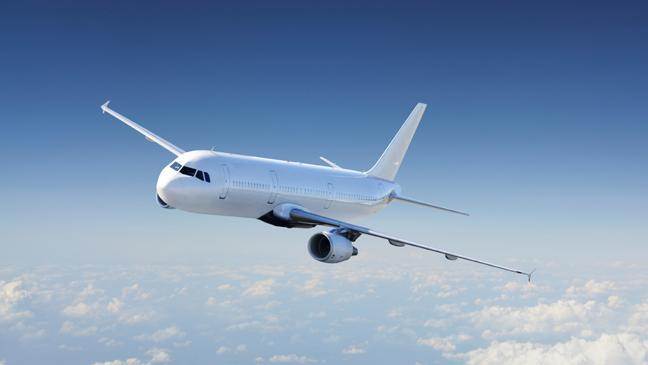
#> input picture Step1-SSD/testimages/635929352622573191-1360068289_plane-in-blue-sky-136397593033103901-150416160347.jpg, 648 x 365 px
$ python bounding_box.py testimages/635929352622573191-1360068289_plane-in-blue-sky-136397593033103901-150416160347.jpg out.png   (older library calls are emulated)
#> lines starting #> are read from the running program, lines starting #| are printed output that depends on the picture; after the words box and inside, x2 and y2 are one past the last pixel; in counts of white or black regions, pixels touching at a corner belong together
import sys
import cv2
import numpy as np
from matplotlib import pyplot as plt
import random

def create_bounding_box(img_path, outfile_name, random_noise = True):
#> called with outfile_name = 'out.png', random_noise = True
    img = cv2.imread(img_path)
#> img is the input picture: shape (365, 648, 3); mean B, G, R 180.2, 148.6, 123.7
    img_gray = cv2.cvtColor(img, cv2.COLOR_BGR2GRAY)
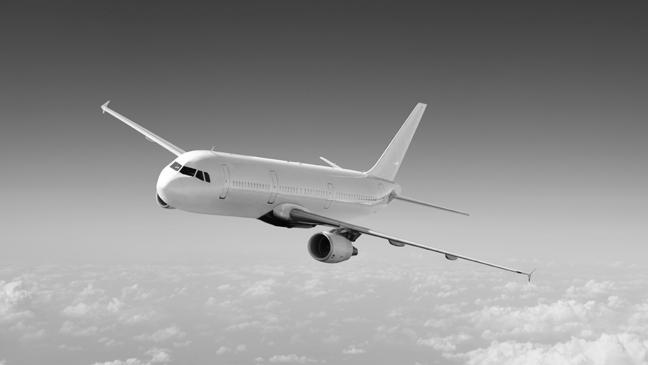
#> img_gray: shape (365, 648); min 0, max 255, mean 144.7
    ret, binary_img = cv2.threshold(img_gray,127,255,cv2.THRESH_BINARY)
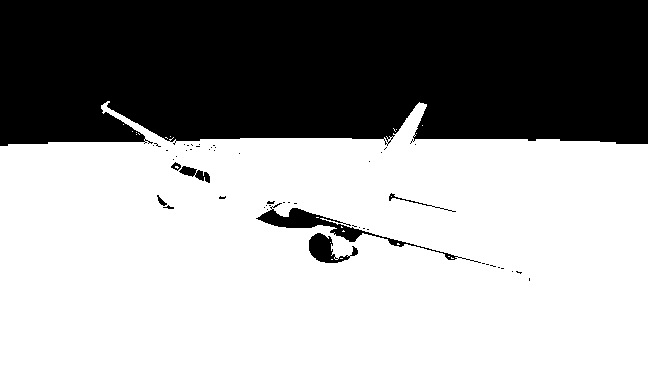
#> binary_img: shape (365, 648); 60.8% white; 51 black regions (43 under 20 px)


    # show the binary_image
    # plt.subplot(1,1,1), plt.imshow(binary_img,'gray')
    # plt.show()
    image_cnt, contours, _ = cv2.findContours(binary_img,cv2.RETR_TREE,cv2.CHAIN_APPROX_SIMPLE)
#> contours = 117 contours, 104 with area under 20; largest, box (x1, y1, x2, y2) and area: (0, 101, 648, 365) 145658, (255, 207, 459, 261) 1773, (308, 232, 351, 264) 707, (194, 169, 211, 184) 142, (178, 165, 198, 178) 139
    x,y,w,h = cv2.boundingRect(contours[0])
#> x = 165; y = 137; w = 3; h = 2
    if (random_noise == True):
        w_org = w
#> w_org = 3
        h_org = h
#> h_org = 2
        x = int(np.random.normal(x, w_org * 0.15, 1))
        y = int(np.random.normal(y, h_org * 0.15, 1))
        w = int(np.random.normal(w, w_org * 0.15, 1))
        h = int(np.random.normal(h, h_org * 0.15, 1))
    height, width, channels = img.shape
#> height = 365; width = 648; channels = 3
    out_img = np.zeros((height,width,1), np.uint8)
    cv2.rectangle(out_img,(x,y),(x+w,y+h),(255,0,0),-1)
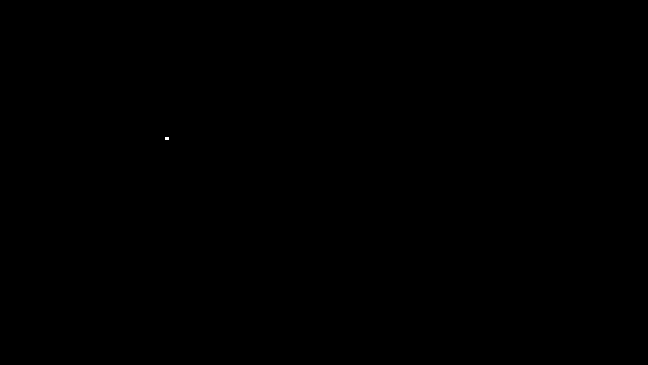
#> out_img: shape (365, 648, 1); 0.01% white; 1 white region (1 under 20 px)
    cv2.imwrite(outfile_name, out_img)

if __name__ == "__main__":
    if len(sys.argv) == 3:
        img_path = sys.argv[1]
        outfile_name = sys.argv[2]
        create_bounding_box(img_path, outfile_name, True)
